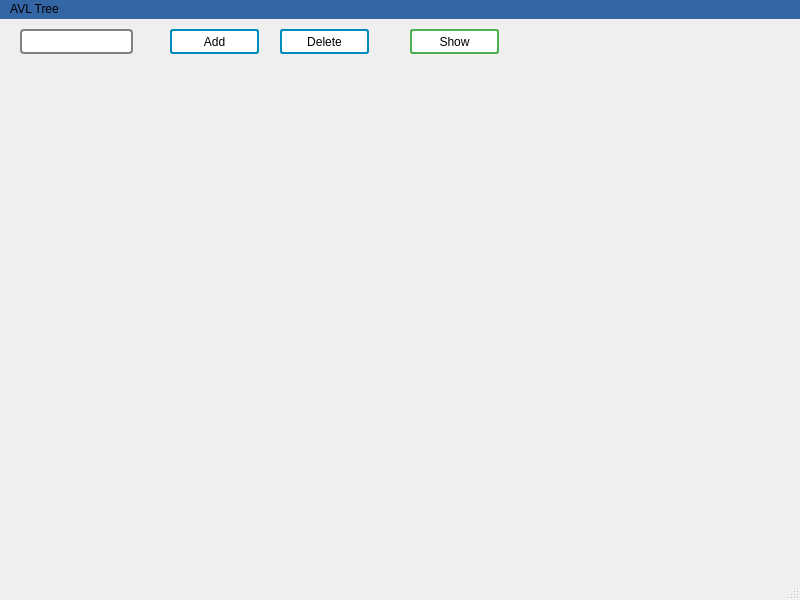
<?xml version="1.0" encoding="UTF-8"?>
<ui version="4.0">
 <class>MainWindow</class>
 <widget class="QMainWindow" name="MainWindow">
  <property name="geometry">
   <rect>
    <x>0</x>
    <y>0</y>
    <width>800</width>
    <height>600</height>
   </rect>
  </property>
  <property name="windowTitle">
   <string>MainWindow</string>
  </property>
  <widget class="CustomPane" name="centralwidget">
   <property name="styleSheet">
    <string notr="true"/>
   </property>
   <widget class="QPushButton" name="add_node">
    <property name="geometry">
     <rect>
      <x>170</x>
      <y>10</y>
      <width>89</width>
      <height>25</height>
     </rect>
    </property>
    <property name="styleSheet">
     <string notr="true">QPushButton#add_node {
	 border-radius: 3px;
    background-color: white;
    color: black;
    border: 2px solid #008CBA;
}

QPushButton#add_node:hover {
	background-color: #008CBA;
	color: white;
}</string>
    </property>
    <property name="text">
     <string>Add</string>
    </property>
   </widget>
   <widget class="QPushButton" name="delete_2">
    <property name="geometry">
     <rect>
      <x>280</x>
      <y>10</y>
      <width>89</width>
      <height>25</height>
     </rect>
    </property>
    <property name="styleSheet">
     <string notr="true">QPushButton#delete_2 {
	 border-radius: 3px;
    background-color: white;
    color: black;
    border: 2px solid #008CBA;
}

QPushButton#delete_2:hover {
	background-color: #008CBA;
	color: white;
}</string>
    </property>
    <property name="text">
     <string>Delete</string>
    </property>
   </widget>
   <widget class="QLineEdit" name="key_input">
    <property name="geometry">
     <rect>
      <x>20</x>
      <y>10</y>
      <width>113</width>
      <height>25</height>
     </rect>
    </property>
    <property name="styleSheet">
     <string notr="true">QLineEdit#key_input {
	border: 2px solid gray;
	border-radius: 4px;
}</string>
    </property>
   </widget>
   <widget class="QPushButton" name="show">
    <property name="geometry">
     <rect>
      <x>410</x>
      <y>10</y>
      <width>89</width>
      <height>25</height>
     </rect>
    </property>
    <property name="styleSheet">
     <string notr="true">QPushButton#show {
	 border-radius: 3px;
    background-color: white;
    color: black;
    border: 2px solid #4CAF50;
}

QPushButton#show:hover {
	background-color: #4CAF50;
	color: white;
}</string>
    </property>
    <property name="text">
     <string>Show</string>
    </property>
   </widget>
  </widget>
  <widget class="QMenuBar" name="menubar">
   <property name="geometry">
    <rect>
     <x>0</x>
     <y>0</y>
     <width>800</width>
     <height>22</height>
    </rect>
   </property>
   <property name="layoutDirection">
    <enum>Qt::LeftToRight</enum>
   </property>
   <property name="autoFillBackground">
    <bool>false</bool>
   </property>
   <property name="styleSheet">
    <string notr="true">background-color: rgb(52, 101, 164)</string>
   </property>
   <widget class="QMenu" name="menuAVL_Tree">
    <property name="title">
     <string>AVL Tree</string>
    </property>
   </widget>
   <addaction name="menuAVL_Tree"/>
  </widget>
  <widget class="QStatusBar" name="statusbar"/>
 </widget>
 <customwidgets>
  <customwidget>
   <class>CustomPane</class>
   <extends>QWidget</extends>
   <header>custompane.h</header>
   <container>1</container>
  </customwidget>
 </customwidgets>
 <resources/>
 <connections/>
</ui>
